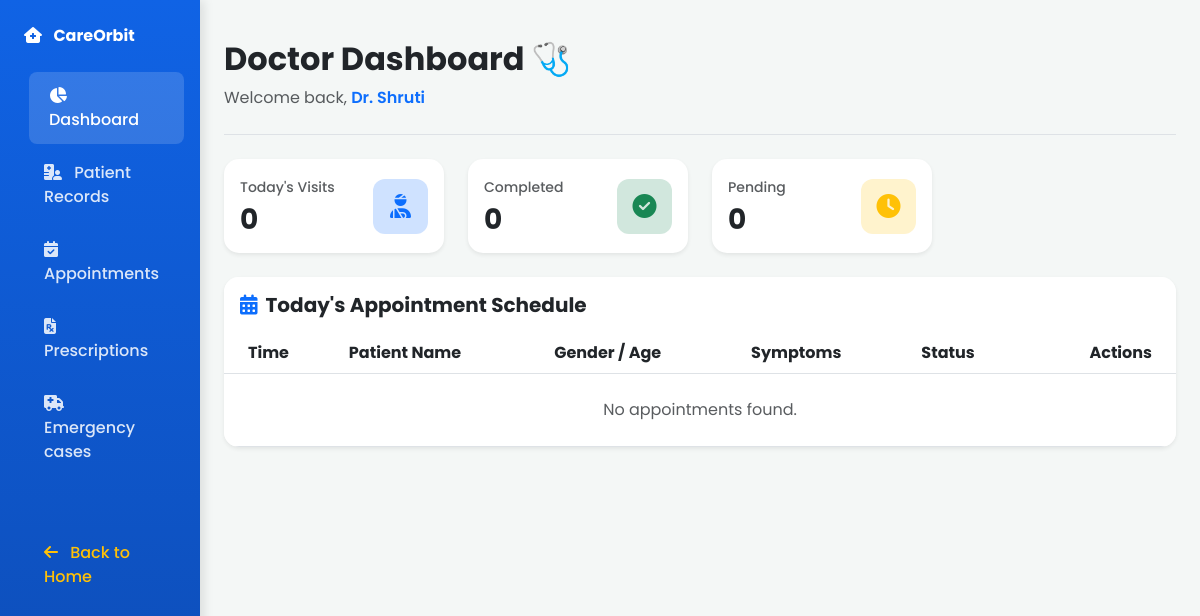
The page /doctor-dashboard (signed in) on the database as committed earlier.
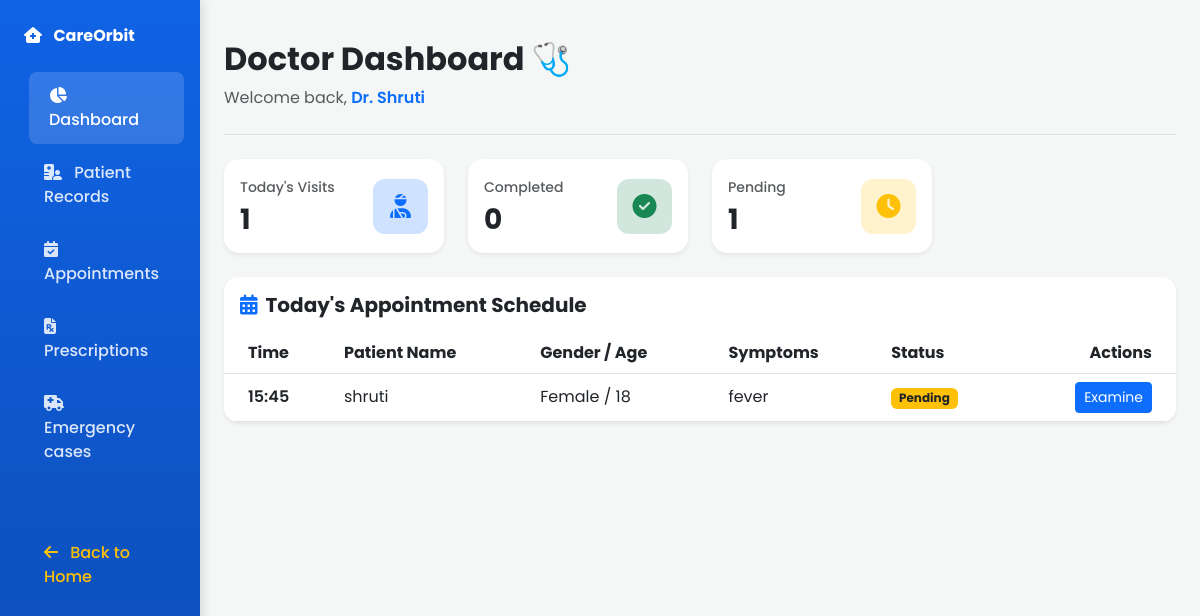
The same page on the database as committed later.
### models.py (models this page shows)
class Appointment(db.Model):
    id = db.Column(
        db.Integer,
        primary_key=True
    )
    patient_id = db.Column(
        db.Integer,
        db.ForeignKey("patient.id"),
        nullable=True
    )
    patient_name = db.Column(
        db.String(100),
        nullable=False
    )
    doctor_name = db.Column(
        db.String(150),
        nullable=False
    )
    age = db.Column(
        db.Integer,
        nullable=False
    )
    gender = db.Column(
        db.String(20),
        nullable=False
    )
    symptoms = db.Column(
        db.String(200),
        nullable=False
    )
    appointment_date = db.Column(
        db.Date,
        nullable=True
    )
    appointment_time = db.Column(
        db.String(50),
        nullable=True
    )
    time = db.Column(
        db.String(50),
        nullable=True
    )
    status = db.Column(
        db.String(50),
        default="Pending"
    )

### app.py (the view)
@app.route("/doctor-dashboard")
def doctor_dashboard():
    if "role" not in session or session.get("role") != "doctor":
        flash("Please login as doctor.", "danger")
        return redirect(url_for("doctor_login"))
    appointments_list = Appointment.query.all()
    completed_visits = Appointment.query.filter_by(status="Completed").count()
    pending_visits = Appointment.query.filter_by(status="Pending").count()
    return render_template(
        "doctor_dashboard.html",
        appointments=appointments_list,
        todays_count=len(appointments_list),
        completed_count=completed_visits,
        pending_count=pending_visits
    )

### templates/doctor_dashboard.html (shortened to what this page needs)
<!DOCTYPE html>
<html lang="en">
<head>
    <link href="https://cdn.jsdelivr.net/npm/bootstrap@5.3.0/dist/css/bootstrap.min.css" rel="stylesheet">
    <link rel="stylesheet" href="https://cdnjs.cloudflare.com/ajax/libs/font-awesome/6.4.0/css/all.min.css">
</head>
<body>
<div class="container-fluid">
    <div class="row">
        <nav class="col-md-3 col-lg-2 d-md-block sidebar collapse p-4">
            <div class="sidebar-brand fw-bold mb-4"><i class="fa-solid fa-house-medical me-2"></i> CareOrbit</div>
            <ul class="nav flex-column">
                <li class="nav-item"><a class="nav-link active" href="#"><i class="fa-solid fa-chart-pie me-2"></i> Dashboard</a></li>
                <li class="nav-item"><a class="nav-link" href="/patient-records"><i class="fa-solid fa-hospital-user me-2"></i> Patient Records</a></li>
                <li class="nav-item">
    <a class="nav-link" href="/appointments"><i class="fa-solid fa-calendar-check me-2"></i> Appointments</a>
</li>
<li class="nav-item">
    <a class="nav-link" href="/prescriptions"><i class="fa-solid fa-file-prescription me-2"></i> Prescriptions</a>
</li>
<li class="nav-item">
    <a class="nav-link" href="/emergency-cases"><i class="fa-solid fa-truck-medical me-2"></i> Emergency cases</a>
</li>
                <li class="nav-item mt-5"><a class="nav-link text-warning" href="/"><i class="fa-solid fa-arrow-left me-2"></i> Back to Home</a></li>
            </ul>
        </nav>
        <main class="col-md-9 ms-sm-auto col-lg-10 px-md-4 py-4">
            <div class="d-flex justify-content-between align-items-center pt-3 pb-2 mb-4 border-bottom">
                <div>
                    <h1 class="h2 fw-bold text-dark">Doctor Dashboard 🩺</h1>
                    <p class="text-muted">Welcome back, <span class="text-primary fw-semibold">Dr. Shruti</span></p>
                </div>
            </div>
<div class="row g-4 mb-4">
    <div class="col-12 col-sm-6 col-lg-3">
        <div class="card stat-card p-3 shadow-sm">
            <div class="d-flex align-items-center justify-content-between">
                <div>
                    <span class="text-muted small fw-medium">Today's Visits</span>
                    <h3 class="fw-bold text-dark mt-1 mb-0">{{ todays_count }}</h3>
                </div>
                <div class="stat-icon bg-primary-subtle text-primary">
                    <i class="fa-solid fa-user-injured fa-xl"></i>
                </div>
            </div>
        </div>
    </div>
    <div class="col-12 col-sm-6 col-lg-3">
        <div class="card stat-card p-3 shadow-sm">
            <div class="d-flex align-items-center justify-content-between">
                <div>
                    <span class="text-muted small fw-medium">Completed</span>
                    <h3 class="fw-bold text-dark mt-1 mb-0">{{ completed_count }}</h3>
                </div>
                <div class="stat-icon bg-success-subtle text-success">
                    <i class="fa-solid fa-circle-check fa-xl"></i>
                </div>
            </div>
        </div>
    </div>
    <div class="col-12 col-sm-6 col-lg-3">
        <div class="card stat-card p-3 shadow-sm">
            <div class="d-flex align-items-center justify-content-between">
                <div>
                    <span class="text-muted small fw-medium">Pending</span>
                    <h3 class="fw-bold text-dark mt-1 mb-0">{{ pending_count }}</h3>
                </div>
                <div class="stat-icon bg-warning-subtle text-warning">
                    <i class="fa-solid fa-clock fa-xl"></i>
                </div>
            </div>
        </div>
    </div>
</div>
            <div class="card table-card shadow-sm">
                <div class="card-header bg-white py-3 border-0"><h5 class="m-0 fw-bold"><i class="fa-solid fa-calendar-alt text-primary me-2"></i>Today's Appointment Schedule</h5></div>
                <div class="table-responsive">
                    <table class="table table-hover align-middle mb-0">
                        <thead>
                            <tr>
                                <th class="ps-4">Time</th>
                                <th>Patient Name</th>
                                <th>Gender / Age</th>
                                <th>Symptoms</th>
                                <th>Status</th>
                                <th class="text-end pe-4">Actions</th>
                            </tr>
                        </thead>
                        <tbody>
                            {% for appointment in appointments %}
                            <tr>
                                <td class="ps-4 fw-semibold">{{ appointment.time }}</td>
                                <td>{{ appointment.patient_name }}</td>
                                <td>{{ appointment.gender }} / {{ appointment.age }}</td>
                                <td>{{ appointment.symptoms }}</td>
                                <td>
                                    {% if appointment.status == 'Completed' %}
                                        <span class="badge bg-success text-white">Completed</span>
                                    {% else %}
                                        <span class="badge bg-warning text-dark">Pending</span>
                                    {% endif %}
                                </td>
                                <td class="text-end pe-4">
                                    <a href="/patient-records/{{ appointment.patient_id }}" class="btn btn-sm btn-primary">Examine</a>
                                </td>
                            </tr>
                            {% else %}
                            <tr><td colspan="6" class="text-center py-4 text-muted">No appointments found.</td></tr>
                            {% endfor %}
                        </tbody>
                    </table>
                </div>
            </div>
        </main>
    </div>
</div>
</body>
</html>

### templates/doctor_dashboard.html (style rules this page uses)
body { font-family: 'Poppins', sans-serif; background-color: #f4f7f6; }
.sidebar { min-height: 100vh; background: linear-gradient(180deg, #1063e5 0%, #0d4bb3 100%); color: white; box-shadow: 4px 0 10px rgba(0,0,0,0.1); }
.sidebar .nav-link { color: rgba(255, 255, 255, 0.85); font-weight: 500; padding: 12px 20px; border-radius: 8px; transition: all 0.3s ease; margin-bottom: 5px; }
.sidebar .nav-link:hover, .sidebar .nav-link.active { color: white; background-color: rgba(255, 255, 255, 0.15); transform: translateX(5px); }
.stat-card { border: none; border-radius: 15px; background: white; }
.stat-icon { width: 55px; height: 55px; border-radius: 12px; display: flex; align-items: center; justify-content: center; }
.table-card { border: none; border-radius: 15px; overflow: hidden; background: white; }

Rows that differ between the two databases and show on the page:
added Appointment: time "15:45", patient_name "shruti", gender "Female", age "18", symptoms "fever", status "Pending"
Other text that changed with them:
{{ todays_count }}: "0" → "1"
{{ pending_count }}: "0" → "1"
text no longer shown: "No appointments found."
